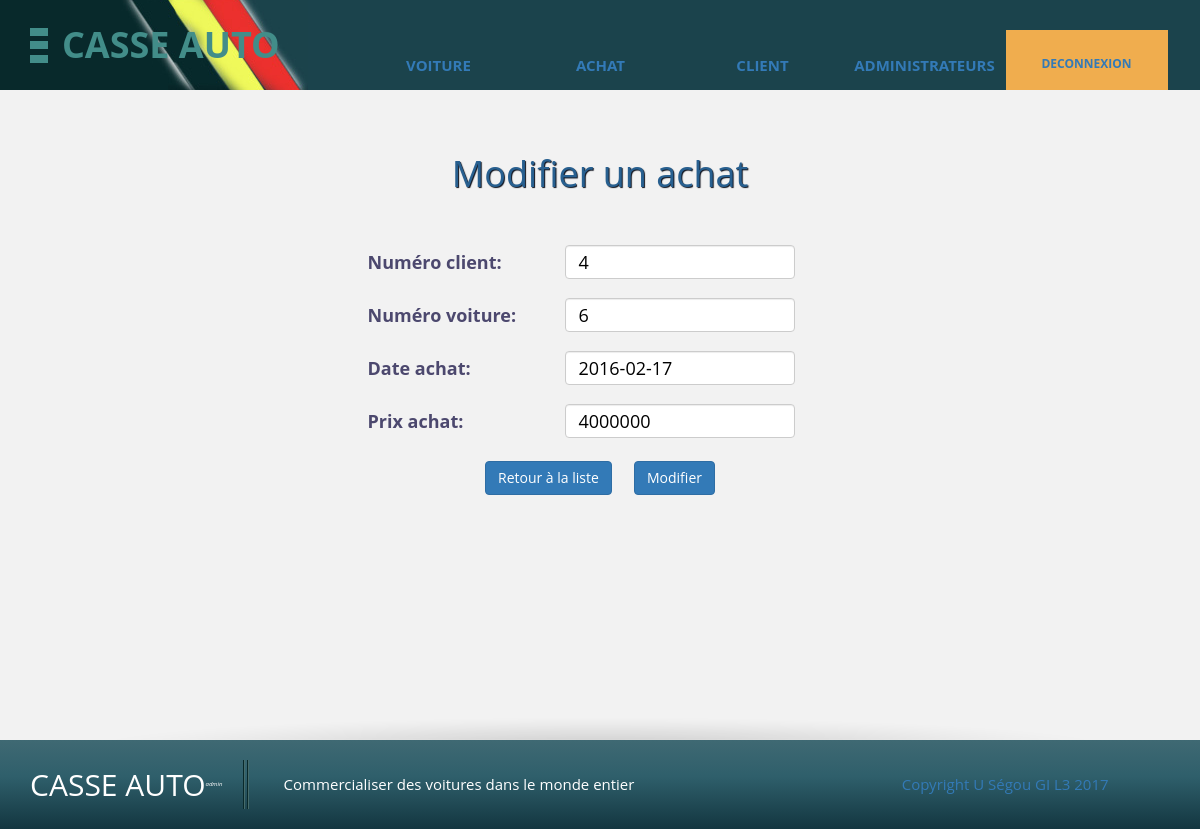
/admin/mise_jour_achat.php?update=4, run on an earlier commit of the app's database.
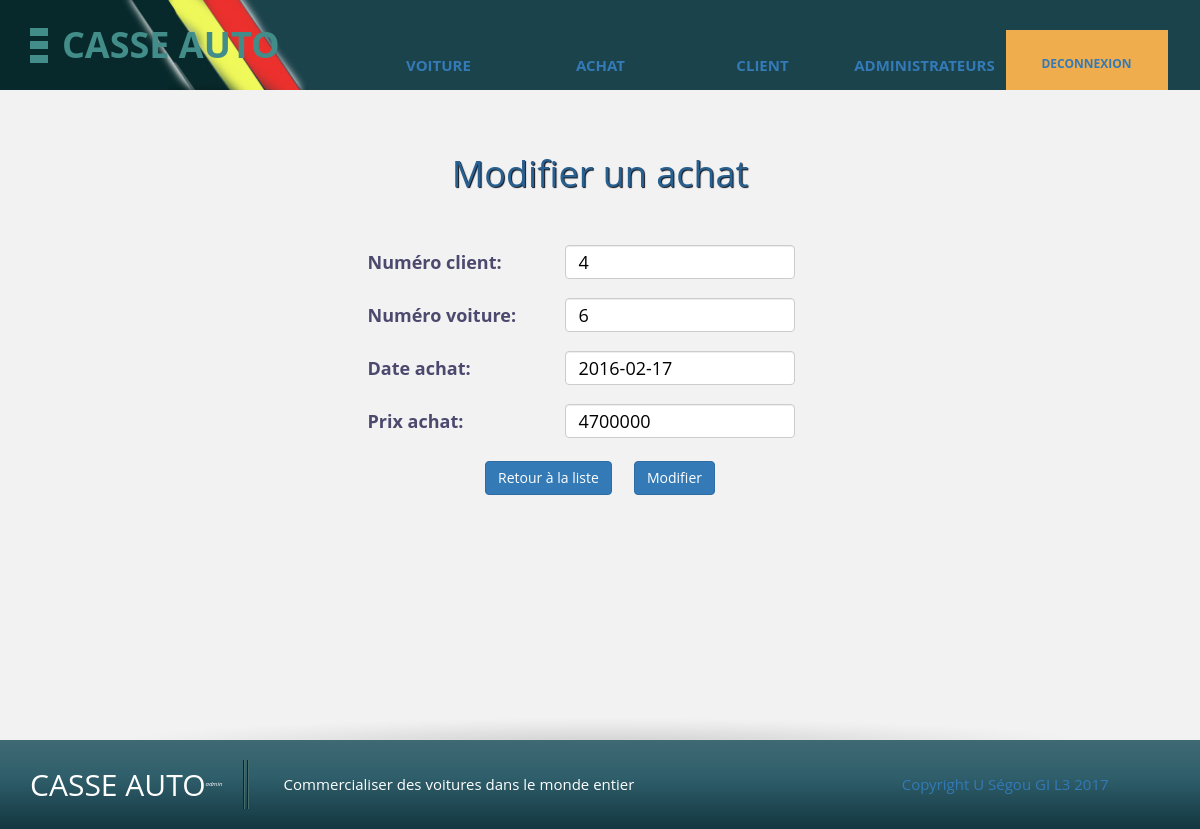
And on a later commit of the database.
### tables this page shows
CREATE TABLE `achat` (
  `id_achat` int(100) NOT NULL,
  `id_client` int(100) NOT NULL,
  `id_voiture` int(100) NOT NULL,
  `date_achat` date NOT NULL,
  `prix_achat` int(100) NOT NULL
);

### admin/mise_jour_achat.php (the view, shortened to what this page needs)
<?php include 'config.php';?>
<!DOCTYPE html>
<html>
	<head>
		<?php include 'link.php';?>
	<body>
		<?php
			include 'menu.php';
			if ($_GET['update']){
				$req = $bdd->query('SELECT * FROM achat WHERE  id_achat='.$_GET['update']);
		        $donnees = $req->fetch();
		?>
		<section class="templatemo-container light-gray-bg section-shadow-bottom">
			<div class="contact_form">
				<form method="post" action="" id="main_form">
					<fieldset>
						<legend>
							<h1>Modifier un achat</h1>
						</legend>
						<table>
						<tr>
							<td><label  >Numéro client:</label></td>
							<td><input class="form-control" type="number" name="id_client" value="<?php echo $donnees['id_client'];?>" required/></td>
						</tr>
						<tr>
							<td><label>Numéro voiture:</label></td>
							 <td><input class="form-control" type="number" name="id_voiture" value="<?php echo $donnees['id_voiture'];?>" required/></td>
						 </tr>
						<tr>
							<td><label>Date achat:</label></td>
							<td><input class="form-control" type="txt" name="date_achat" value="<?php echo $donnees['date_achat'];?>" required/></td>
						</tr>
						<tr>
							<td><label>Prix achat:</label></td>
							 <td><input class="form-control" type="text" name="prix_achat" value="<?php echo $donnees['prix_achat'];?>" min="500000" required/></td>
						</tr>
						</table>
					</fieldset>
					<div class="text-center">
						<a href="liste_achat.php" class="btn btn-primary">Retour à la liste</a>
						<input class="btn btn-primary" type="submit" value="Modifier"  name="modifier"/>
					</div>
				</form>
			</div>
		</section>
		<footer>
			<?php
	  			}
				else
					header('location: liste_client.php');
				include 'footer.php';
	  		?>
		</footer>
	</body>
</html>

What changed in the data, as far as the page shows it:
changed achat: prix_achat "4000000" → "4700000"
